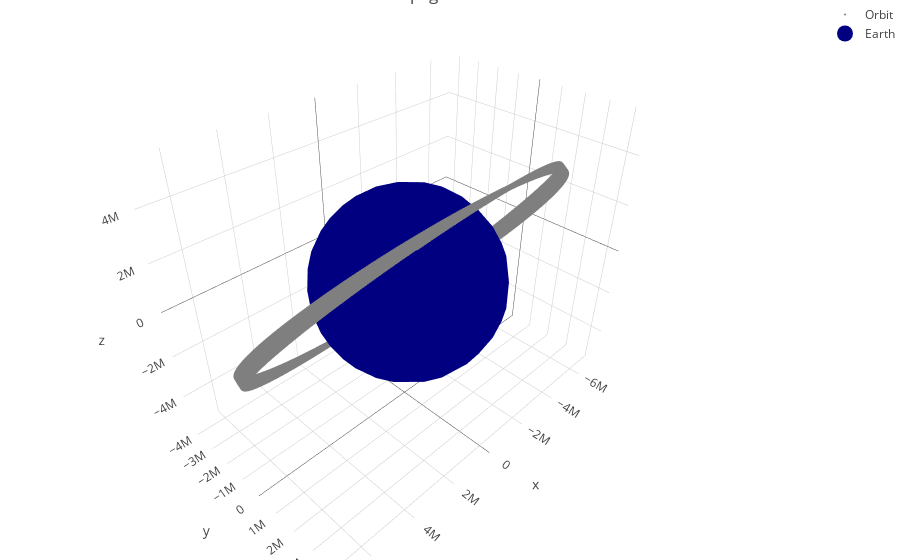

Notebook code for this chart:
### Markdown cell above
# 3D interactive plot of propagated orbit around earth

### Code cell
#plot the orbit of the propagated TLE  
orbit = go.Scatter3d(
    x=pos_x, y=pos_y,z=pos_z,
    mode='markers',
    marker=dict(
        color='rgb(127, 127, 127)',
        size=2,
        symbol='circle'),
    name='Orbit')

#place a large blue scatter point in the centre of the frame to represent earth - not scaled. 
earth = go.Scatter3d(
    x=[0], y=[0], z=[0],
    mode='markers',
    marker=dict(
        size=70,
        opacity=1,
        color='rgb(0, 0, 128)'),
    name='Earth')

data = [orbit,earth]
layout = go.Layout(
    margin=dict(
        l=0, r=0, b=0, t=0),
     title='Propagated Orbit')

iplot(go.Figure(data=data, layout=layout))

### Figure 1 — Plotly figure (JSON) as saved in the notebook; plotly's stock layout.template omitted (floating-point values rounded to 4 significant figures; data arrays with more than 128 entries replaced by an {"elided": "..."} marker saying what was removed)
{"data": [{"marker": {"color": "rgb(127, 127, 127)", "size": 2, "symbol": "circle"}, "mode": "markers", "name": "Orbit", "type": "scatter3d", "uid": "7e6fed95-6283-4940-9992-5c87d410c816", "x": {"elided": "8641 float values"}, "y": {"elided": "8641 float values"}, "z": {"elided": "8641 float values"}}, {"marker": {"color": "rgb(0, 0, 128)", "opacity": 1, "size": 70}, "mode": "markers", "name": "Earth", "type": "scatter3d", "uid": "c4669d48-a6cb-4182-ad0c-116b43c34775", "x": [0], "y": [0], "z": [0]}], "layout": {"margin": {"b": 0, "l": 0, "r": 0, "t": 0}, "title": "Propagated Orbit"}}
